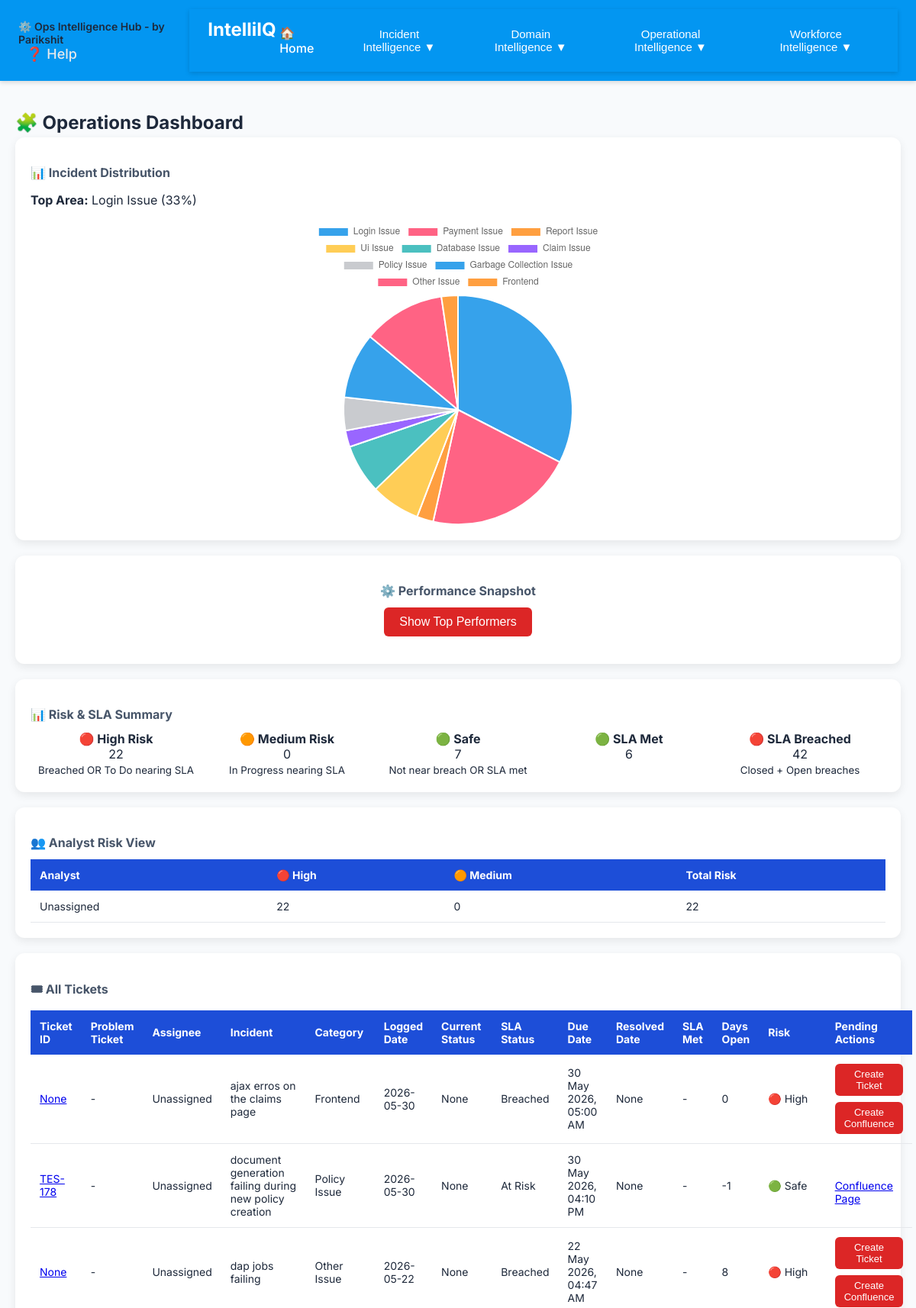
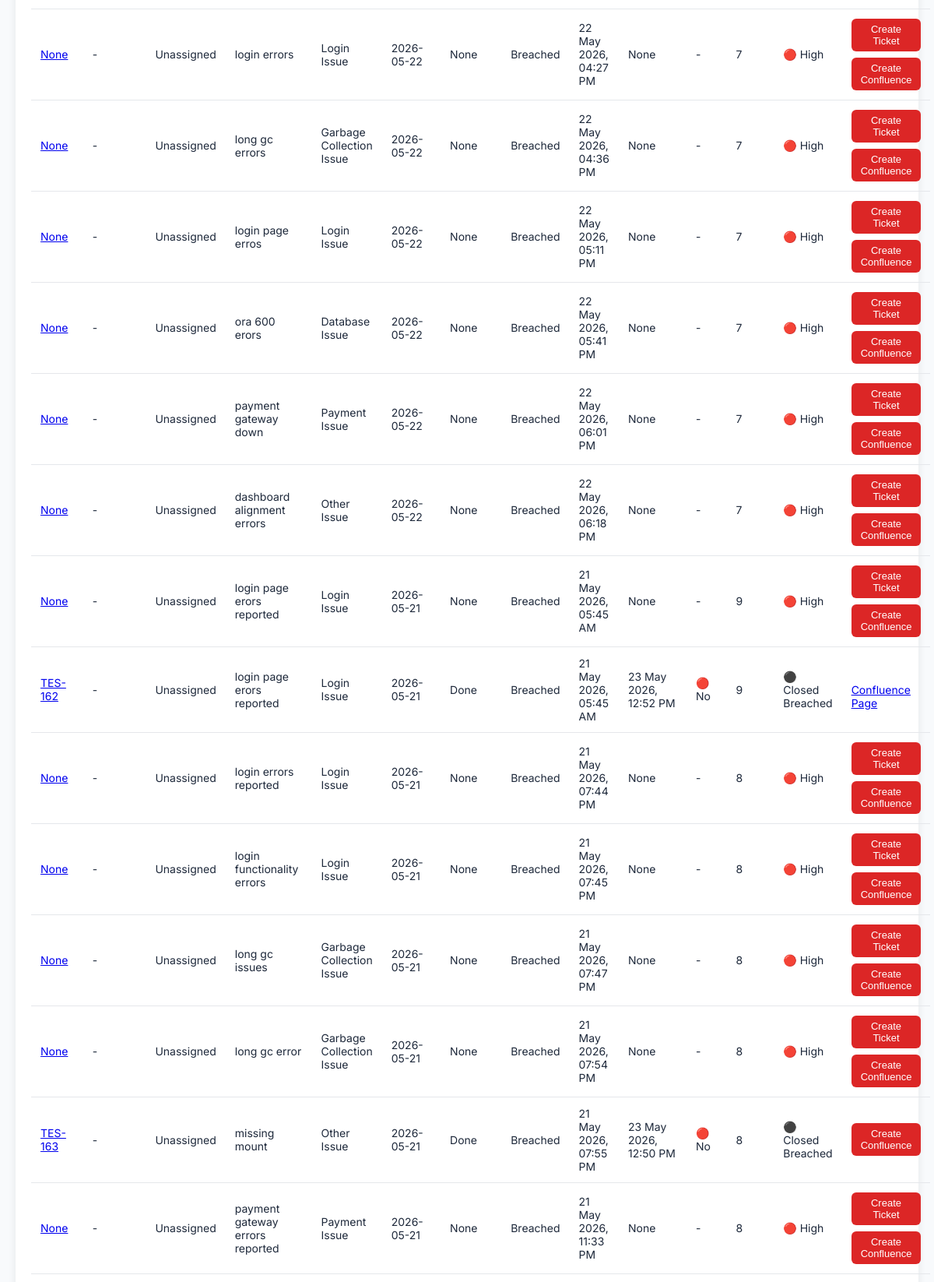
The app's page /operations_dashboard (upper part) with its own data (2 pictures, top to bottom).
### tables this page shows
CREATE TABLE "knowledgeBase" (
	"KB_ID"	INTEGER NOT NULL,
	"Incident"	TEXT,
	"Solution"	TEXT,
	"Root_Cause"	TEXT,
	"Category"	TEXT,
	"Date"	TEXT,
	"Time"	TEXT,
	"Keywords"	TEXT,
	"Jira_Ticket_Id"	TEXT,
	"problem_ticket_id"	TEXT,
	"confluence_link"	TEXT,
	"priority"	TEXT,
	"due_date"	TEXT,
	"environment"	TEXT,
	"users_impacted"	TEXT,
	"region"	TEXT,
	"revenue_impact"	TEXT,
	"workaround"	TEXT,
	"normalized_incident"	TEXT,
	"status"	TEXT,
	"assigned_to"	TEXT,
	"resolved_date"	TEXT,
	"last_synced"	TEXT,
	PRIMARY KEY("KB_ID" AUTOINCREMENT)
);

### pcAnalyser.py (the view)
@app.route("/operations_dashboard")
def operations_dashboard():
    incidents = get_all_incidents()
    global_category_counts = get_global_category_distribution()
    valid_categories = {
        k: v
        for k, v in global_category_counts.items()
        if k not in ["Unclassified", "Others", None, ""]
    }
    if valid_categories:
        top_category = max(valid_categories, key=valid_categories.get)
        top_count = valid_categories[top_category]
        total = sum(valid_categories.values())
        top_percentage = round((top_count / total) * 100)
    else:
        top_category = None
        top_percentage = 0
    from early_warning_engine import get_early_warnings
    from trend_engine import get_recurring_issues
    early_warnings = get_early_warnings()
    problem_tickets = get_recurring_issues()
    tickets = get_all_tickets()
    analyst_summary = {}
    for t in tickets:
        assignee = t.get("assignee") or "Unassigned"
        risk = t.get("risk_level")
        if assignee not in analyst_summary:
            analyst_summary[assignee] = {"high": 0, "medium": 0, "total": 0}
        if risk == "High":
            analyst_summary[assignee]["high"] += 1
        if risk == "Medium":
            analyst_summary[assignee]["medium"] += 1
        if risk in ["High", "Medium"]:
            analyst_summary[assignee]["total"] += 1
    summary = {"high": 0, "medium": 0, "safe": 0, "sla_met": 0, "sla_breached": 0}
    for t in tickets:
        risk = t.get("risk_level")
        sla_met = t.get("sla_met")
        status = (t.get("status") or "").lower()
        sla_status = (t.get("sla_status") or "").lower()
        if risk == "High":
            summary["high"] += 1
        if risk == "Medium":
            summary["medium"] += 1
        if risk == "Safe":
            summary["safe"] += 1
        if sla_met == "YES":
            summary["sla_met"] += 1
        if risk == "Closed Breached" or sla_status == "breached":
            summary["sla_breached"] += 1
    return render_template(
        "operations_dashboard.html",
        early_warnings=early_warnings,
        problem_tickets=problem_tickets,
        tickets=tickets,
        summary=summary,
        analyst_summary=analyst_summary,
        global_category_counts=global_category_counts,
        top_category=top_category,
        top_percentage=top_percentage,
        active_page="operations",
    )

### early_warning_engine.py (called while the page is built, shortened)
def get_early_warnings():
    conn = sqlite3.connect(DB_NAME)
    cursor = conn.cursor()
    today = datetime.now()
    last_24 = (today - timedelta(days=1)).strftime("%Y-%m-%d")
    prev_24 = (today - timedelta(days=2)).strftime("%Y-%m-%d")
    cursor.execute("""
        SELECT Incident, COUNT(*)
        FROM knowledgeBase
        WHERE Date >= ?
        GROUP BY Incident
    """, (last_24,))
    last_data = cursor.fetchall()
    cursor.execute("""
        SELECT Incident, COUNT(*)
        FROM knowledgeBase
        WHERE Date >= ? AND Date < ?
        GROUP BY Incident
    """, (prev_24, last_24))
    prev_data = dict(cursor.fetchall())
    conn.close()
    warnings = []
    for incident, count_last in last_data:
        count_prev = prev_data.get(incident, 0)
    return warnings

### pcAnalyser.py (called while the page is built)
def get_global_category_distribution():
    conn = sqlite3.connect(DB_NAME)
    cursor = conn.cursor()
    cursor.execute("""
        SELECT Category, normalized_incident
        FROM Knowledgebase
    """)
    rows = cursor.fetchall()
    conn.close()
    category_counts = {}
    for row in rows:
        category, normalized_incident = row
        final_category = category
        if not category or category.lower() == "unclassified":
            if normalized_incident:
                final_category = normalized_incident.replace("_", " ").title()
        category_counts[final_category] = category_counts.get(final_category, 0) + 1
    return category_counts

@app.context_processor
def inject_global_vars():
    return dict(app_owner="Parikshit")

def get_all_incidents():
    conn = sqlite3.connect(DB_NAME)
    cursor = conn.cursor()
    cursor.execute("""
        SELECT Incident, Category, Jira_Ticket_Id, Date, normalized_incident
        FROM knowledgeBase
        ORDER BY date DESC
    """)
    rows = cursor.fetchall()
    processed_incidents = []  # ✅ initialize list
    for r in rows:
        incident, category, ticket_id, date, normalized_incident = r
        final_category = category
        if not category or category.lower() == "unclassified":
            if normalized_incident:
                final_category = normalized_incident.replace("_", " ").title()
        processed_incidents.append((incident, final_category, ticket_id, date))
    conn.close()
    return processed_incidents  # ✅ inside function

### ticket_dashboard.py (called while the page is built, shortened)
def get_jira_details(ticket_id):
    if not JIRA_BASE_URL or not ticket_id:
        return {"status": "Unknown", "due_date": None, "assignee": "Unassigned"}

### templates/operations_dashboard.html (shortened to what this page needs)
{% extends "base.html" %}
{% block content %}
<h2>🧩 Operations Dashboard</h2>
<div class="card">
    <h3>📊 Incident Distribution</h3>
    {% if top_category %}
    <p><strong>Top Area:</strong> {{ top_category }} ({{ top_percentage }}%)</p>
    {% endif %}
    <div style="max-width:400px; margin:auto;">
        <canvas id="globalPieChart"></canvas>
    </div>
</div>
<div class="card" style="text-align:center;">
    <h3>⚙️ Performance Snapshot</h3>
    <button id="snapshotBtn" onclick="runSnapshot()" style="padding:10px 20px; font-size:16px;">
        Show Top Performers
    </button>
</div>
<div class="card">
    <h3>📊 Risk & SLA Summary</h3>
    <div style="display:flex; justify-content:space-between; text-align:center;">
        <div style="flex:1;">
            <strong>🔴 High Risk</strong><br>
            {{ summary.high }}<br>
            <small>Breached OR To Do nearing SLA</small>
        </div>
        <div style="flex:1;">
            <strong>🟠 Medium Risk</strong><br>
            {{ summary.medium }}<br>
            <small>In Progress nearing SLA</small>
        </div>
        <div style="flex:1;">
            <strong>🟢 Safe</strong><br>
            {{ summary.safe }}<br>
            <small>Not near breach OR SLA met</small>
        </div>
        <div style="flex:1;">
            <strong>🟢 SLA Met</strong><br>
            {{ summary.sla_met }}
        </div>
        <div style="flex:1;">
            <strong>🔴 SLA Breached</strong><br>
            {{ summary.sla_breached }}<br>
            <small>Closed + Open breaches</small>
        </div>
    </div>
</div>
<div class="card">
    <h3>👥 Analyst Risk View</h3>
    <table>
        <thead>
            <tr>
                <th>Analyst</th>
                <th>🔴 High</th>
                <th>🟠 Medium</th>
                <th>Total Risk</th>
            </tr>
        </thead>
        <tbody>
            {% for analyst, data in analyst_summary.items() %}
            <tr>
                <td>{{ analyst }}</td>
                <td>{{ data.high }}</td>
                <td>{{ data.medium }}</td>
                <td>{{ data.total }}</td>
            </tr>
            {% endfor %}
        </tbody>
    </table>
</div>
<div class="card">
    <h3>🎟 All Tickets</h3>
    <table>
        <thead>
            <tr>
                <th>Ticket ID</th>
                <th>Problem Ticket</th>
                <th>Assignee</th>
                <th>Incident</th>
                <th>Category</th>
                <th>Logged Date</th>
                <th>Current Status</th>
                <th>SLA Status</th>
                <th>Due Date</th>
                <th>Resolved Date</th>
                <th>SLA Met</th>
                <th>Days Open</th>
                <th>Risk</th>
                <th>Pending Actions</th>
            </tr>
        </thead>
        <tbody>
            {% for t in tickets %}
            <tr>
                <td><a href="{{ t.jira_link }}" target="_blank">{{ t.ticket_id }}</a></td>
                <td>{{ t.problem_ticket_id or "-" }}</td>
                <td>{{ t.assignee }}</td>
                <td>{{ t.incident }}</td>
                <td>{{ t.category }}</td>
                <td>{{ t.date }}</td>
                <td>{{t.status}}</td>
                <td>{{ t.sla_status }}</td>
                <td>{{ t.due_date_display }}</td>
                <td>{{t.resolved_date_display}}</td>
                <td>
                    {% if t.sla_met == "YES" %}
                    🟢 Yes
                    {% elif t.sla_met == "NO" %}
                    🔴 No
                    {% else %}
                    -
                    {% endif %}
                </td>
                <td>{{ t.days_open }}</td>
                <td>
                    {% if t.risk_level == "High" %}
                    🔴 High
                    {% elif t.risk_level == "Medium" %}
                    🟠 Medium
                    {% elif t.risk_level == "Closed Breached" %}
                    ⚫ Closed Breached
                    {% else %}
                    🟢 Safe
                    {% endif %}
                </td>
                <td>
                    <div style="display:flex; flex-direction:column; gap:8px;">
                    {% if t.jira_missing %}
                        <form method="POST" action="/create_ticket_from_dashboard">
                            <button
                                type="submit"
                                style="padding:6px 12px; border-radius:6px;"
                            >
                                Create Ticket
                            </button>
                        </form>
                    {% endif %}
                    {% if t.confluence_missing %}
                        <form method="POST" action="/create_confluence_from_dashboard">
                            <button
                                type="submit"
                                style="padding:6px 12px; border-radius:6px;"
                            >
                                Create Confluence
                            </button>
                        </form>
                    {% endif %}
                    </div>
                    {% if t.confluence_link %}
                        <br>
                        <a href="{{ t.confluence_link }}" target="_blank">
                            Confluence Page
                        </a>
                    {% endif %}
                </td>
            </tr>
            {% endfor %}
        </tbody>
    </table>
</div>
<script>
const pieCtx = document.getElementById('globalPieChart');
if (pieCtx) {
    const data = {
        labels: [{% for key in global_category_counts.keys() %}"{{ key }}",{% endfor %}],
        datasets: [{
            data: [{% for value in global_category_counts.values() %}{{ value }},{% endfor %}]
        }]
    };
    if (data.datasets[0].data.some(v => v > 0)) {
        new Chart(pieCtx, { type: 'pie', data: data });
    }
}
</script>
{% endblock %}

### static/styles.css (style rules this page uses)
body { font-family: 'Inter', sans-serif; background: #f8fafc; margin: 0; color: #1e293b; }
.card { background: white; padding: 18px; border-radius: 12px; box-shadow: 0 4px 12px rgba(0,0,0,0.05); flex: 1; transition: all 0.2s ease; }
h2 { margin-bottom: 5px; }
h3 { font-size: 16px; color: #475569; margin-bottom: 12px; }
table { width: 100%; border-collapse: collapse; margin-top: 10px; }
th { text-align: left; padding: 12px; background-color: #1d4ed8; color: white; font-size: 14px; }
td { padding: 12px; border-bottom: 1px solid #e5e7eb; font-size: 14px; }
button { padding: 6px 12px; background-color: #dc2626; color: white; border: none; border-radius: 6px; cursor: pointer; font-size: 13px; }
.card { background: white; padding: 20px; border-radius: 12px; box-shadow: 0 4px 12px rgba(0,0,0,0.08); margin-bottom: 20px; }
:root { --primary: #4f46e5; --success: #16a34a; --warning: #f59e0b; --danger: #dc2626; }

### records on screen
knowledgeBase: Category "Login Issue"
knowledgeBase: ticket_id "None", problem_ticket_id "-", assignee "Unassigned", incident "ajax erros on the claims page", category "Frontend", date "2026-05-30", status "None", sla_status "Breached", due_date_display "30 May 2026, 05:00 AM", resolved_date_display "None", days_open "0", shows "🔴 High"
knowledgeBase: ticket_id "TES-178", problem_ticket_id "-", assignee "Unassigned", incident "document generation failing during new policy creation", category "Policy Issue", date "2026-05-30", status "None", sla_status "At Risk", due_date_display "30 May 2026, 04:10 PM", resolved_date_display "None", days_open "-1", shows "🟢 Safe"
knowledgeBase: ticket_id "None", problem_ticket_id "-", assignee "Unassigned", incident "dap jobs failing", category "Other Issue", date "2026-05-22", status "None", sla_status "Breached", due_date_display "22 May 2026, 04:47 AM", resolved_date_display "None", days_open "8", shows "🔴 High"
knowledgeBase: ticket_id "None", problem_ticket_id "-", assignee "Unassigned", incident "login errors", category "Login Issue", date "2026-05-22", status "None", sla_status "Breached", due_date_display "22 May 2026, 04:27 PM", resolved_date_display "None", days_open "7", shows "🔴 High"
knowledgeBase: ticket_id "None", problem_ticket_id "-", assignee "Unassigned", incident "long gc errors", category "Garbage Collection Issue", date "2026-05-22", status "None", sla_status "Breached", due_date_display "22 May 2026, 04:36 PM", resolved_date_display "None", days_open "7", shows "🔴 High"
knowledgeBase: ticket_id "None", problem_ticket_id "-", assignee "Unassigned", incident "login page erros", category "Login Issue", date "2026-05-22", status "None", sla_status "Breached", due_date_display "22 May 2026, 05:11 PM", resolved_date_display "None", days_open "7", shows "🔴 High"
knowledgeBase: ticket_id "None", problem_ticket_id "-", assignee "Unassigned", incident "ora 600 erors", category "Database Issue", date "2026-05-22", status "None", sla_status "Breached", due_date_display "22 May 2026, 05:41 PM", resolved_date_display "None", days_open "7", shows "🔴 High"
knowledgeBase: ticket_id "None", problem_ticket_id "-", assignee "Unassigned", incident "payment gateway down", category "Payment Issue", date "2026-05-22", status "None", sla_status "Breached", due_date_display "22 May 2026, 06:01 PM", resolved_date_display "None", days_open "7", shows "🔴 High"
knowledgeBase: ticket_id "None", problem_ticket_id "-", assignee "Unassigned", incident "dashboard alignment errors", category "Other Issue", date "2026-05-22", status "None", sla_status "Breached", due_date_display "22 May 2026, 06:18 PM", resolved_date_display "None", days_open "7", shows "🔴 High"
knowledgeBase: ticket_id "None", problem_ticket_id "-", assignee "Unassigned", incident "login page erors reported", category "Login Issue", date "2026-05-21", status "None", sla_status "Breached", due_date_display "21 May 2026, 05:45 AM", resolved_date_display "None", days_open "9", shows "🔴 High"
knowledgeBase: ticket_id "TES-162", problem_ticket_id "-", assignee "Unassigned", incident "login page erors reported", category "Login Issue", date "2026-05-21", status "Done", sla_status "Breached", due_date_display "21 May 2026, 05:45 AM", resolved_date_display "23 May 2026, 12:52 PM", shows "🔴 No", days_open "9", shows "⚫ Closed Breached"
knowledgeBase: ticket_id "None", problem_ticket_id "-", assignee "Unassigned", incident "login errors reported", category "Login Issue", date "2026-05-21", status "None", sla_status "Breached", due_date_display "21 May 2026, 07:44 PM", resolved_date_display "None", days_open "8", shows "🔴 High"
knowledgeBase: ticket_id "None", problem_ticket_id "-", assignee "Unassigned", incident "login functionality errors", category "Login Issue", date "2026-05-21", status "None", sla_status "Breached", due_date_display "21 May 2026, 07:45 PM", resolved_date_display "None", days_open "8", shows "🔴 High"
knowledgeBase: ticket_id "None", problem_ticket_id "-", assignee "Unassigned", incident "long gc issues", category "Garbage Collection Issue", date "2026-05-21", status "None", sla_status "Breached", due_date_display "21 May 2026, 07:47 PM", resolved_date_display "None", days_open "8", shows "🔴 High"
knowledgeBase: ticket_id "None", problem_ticket_id "-", assignee "Unassigned", incident "long gc error", category "Garbage Collection Issue", date "2026-05-21", status "None", sla_status "Breached", due_date_display "21 May 2026, 07:54 PM", resolved_date_display "None", days_open "8", shows "🔴 High"
knowledgeBase: ticket_id "TES-163", problem_ticket_id "-", assignee "Unassigned", incident "missing mount", category "Other Issue", date "2026-05-21", status "Done", sla_status "Breached", due_date_display "21 May 2026, 07:55 PM", resolved_date_display "23 May 2026, 12:50 PM", shows "🔴 No", days_open "8", shows "⚫ Closed Breached"
knowledgeBase: ticket_id "None", problem_ticket_id "-", assignee "Unassigned", incident "payment gateway errors reported", category "Payment Issue", date "2026-05-21", status "None", sla_status "Breached", due_date_display "21 May 2026, 11:33 PM", resolved_date_display "None", days_open "8", shows "🔴 High"

### other values on screen
{{ app_owner }} "Parikshit"
{{ top_percentage }} "33"
{{ summary.high }} "22"
{{ summary.medium }} "0"
{{ summary.safe }} "7"
{{ summary.sla_met }} "6"
{{ summary.sla_breached }} "42"
{{ analyst }} "Unassigned"
{{ data.high }} "22"
{{ data.medium }} "0"
{{ data.total }} "22"
chart data {{ key }} Login Issue, Payment Issue, Report Issue, Ui Issue, Database Issue, Claim Issue, Policy Issue, Garbage Collection Issue, Other Issue, Frontend
chart data {{ value }} 14, 9, 1, 3, 3, 1, 2, 4, 5, 1
